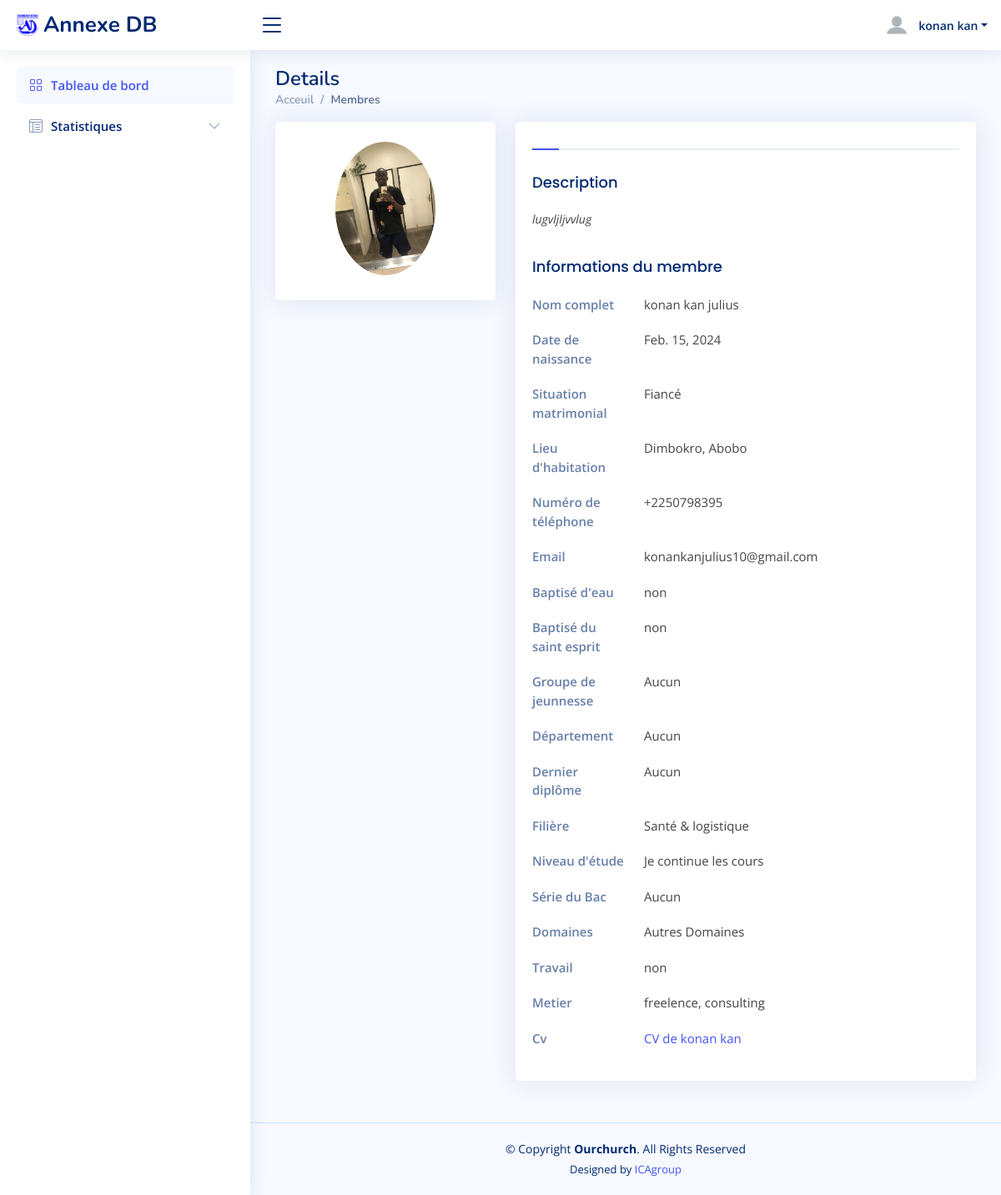
/3/ (signed in), run on the app's committed database.
### comptes/models.py (models this page shows)
class professionnal(models.Model):
    user = models.ForeignKey(User ,null=True, blank=True, on_delete=models.CASCADE)
    working = models.CharField(max_length=3)
    jobs = models.CharField(max_length=80)
    jobs_description = models.TextField(blank=True, default=None)
    cv = models.FileField(upload_to='PDF/CV/', null=True)
    image_de_profil = models.ImageField(upload_to='Pictures/profil', null=True)

class Person(models.Model):
    user = models.ForeignKey(User ,null=True, blank=True, on_delete=models.CASCADE)
    birthday = models.DateField(auto_now=False, auto_now_add=False)
    living_town = models.CharField(max_length=50)
    commune = models.CharField(max_length=50)
    number = models.CharField(max_length=10)
    status = models.CharField(max_length=15)
    domaines = models.CharField(max_length=80)
    genre = models.CharField(max_length=10)

class spirit(models.Model):
    user = models.ForeignKey(User ,null=True, blank=True, on_delete=models.CASCADE)
    young_crue = models.CharField(max_length=15)
    department = models.CharField(max_length=50)
    water_baptem = models.CharField(max_length=3)
    spirit_baptem = models.CharField(max_length=3)

class scolaire(models.Model):
    user = models.ForeignKey(User ,null=True, blank=True, on_delete=models.CASCADE)
    school_level = models.CharField(max_length=50)
    last_diplom = models.CharField(max_length=50)
    type_bac = models.CharField(max_length=1)
    fields = models.CharField(max_length=200)

### comptes/views.py (the view)
# urls.py: path('<int:user_id>/', views.details, name="details"),
@login_required
def details(request, user_id):
    if not request.user.is_authenticated:
        return redirect('connexion')
    context = {
        'person': get_object_or_404(Person, pk=user_id),
        'spirit': get_object_or_404(spirit, pk=user_id),
        'scolaire': get_object_or_404(scolaire, pk=user_id),
        'professionnal': get_object_or_404(professionnal, pk=user_id),
    }
    return render(request, 'pages/details.html', context)

### comptes/templates/pages/details.html (shortened to what this page needs)
{% load static %}
{% include 'main/header/header.html' %}
<body>
    <header>
    {% include 'main/menu/menu.html' %}
    </header>
    <main id="main" class="main">
        <div class="pagetitle">
          <h1>Details</h1>
          <nav>
            <ol class="breadcrumb">
              <li class="breadcrumb-item"><a href="{% url 'index' %}">Acceuil</a></li>
              <li class="breadcrumb-item active">Membres</li>
            </ol>
          </nav>
        </div>
        <section class="section profile">
          <div class="row">
            <div class="col-xl-4">
              <div class="card">
                <div class="card-body profile-card pt-4 d-flex flex-column align-items-center">
                  <img src="/media/{{professionnal.image_de_profil}}" alt="Profile" class="rounded-circle">
                </div>
              </div>
            </div>
            <div class="col-xl-8">
              <div class="card">
                <div class="card-body pt-3">
                  <ul class="nav nav-tabs nav-tabs-bordered">
                    <li class="nav-item">
                      <button class="nav-link active" data-bs-toggle="tab" data-bs-target="#profile-overview"></button>
                    </li>
                    <li class="nav-item">
                      <button class="nav-link" data-bs-toggle="tab" data-bs-target="#profile-overview"></button>
                    </li>
                    <li class="nav-item">
                      <button class="nav-link" data-bs-toggle="tab" data-bs-target="#profile-overview"></button>
                    </li>
                    <li class="nav-item">
                      <button class="nav-link" data-bs-toggle="tab" data-bs-target="#profile-overview"></button>
                    </li>
                  </ul>
                  <div class="tab-content pt-2">
                    <div class="tab-pane fade show active profile-overview" id="profile-overview">
                      <h5 class="card-title">Description</h5>
                      <p class="small fst-italic">{{professionnal.jobs_description}}</p>
                      <h5 class="card-title">Informations du membre</h5>
                      <div class="row">
                        <div class="col-lg-3 col-md-4 label ">Nom complet</div>
                        <div class="col-lg-9 col-md-8">{{person.user.last_name}} {{person.user.first_name}}</div>
                      </div>
                      <div class="row">
                        <div class="col-lg-3 col-md-4 label ">Date de naissance</div>
                        <div class="col-lg-9 col-md-8">{{person.birthday}}</div>
                      </div>
                      <div class="row">
                        <div class="col-lg-3 col-md-4 label ">Situation matrimonial</div>
                        <div class="col-lg-9 col-md-8">{{person.status}}</div>
                      </div>
                      <div class="row">
                        <div class="col-lg-3 col-md-4 label">Lieu d'habitation</div>
                        <div class="col-lg-9 col-md-8">{{person.living_town}}, {{person.commune}}</div>
                      </div>
                      <div class="row">
                        <div class="col-lg-3 col-md-4 label">Numéro de téléphone</div>
                        <div class="col-lg-9 col-md-8">{{person.number}}</div>
                      </div>
                      <div class="row">
                        <div class="col-lg-3 col-md-4 label">Email</div>
                        <div class="col-lg-9 col-md-8">{{person.user.email}}</div>
                      </div>
                      <div class="row">
                        <div class="col-lg-3 col-md-4 label">Baptisé d'eau</div>
                        <div class="col-lg-9 col-md-8">{{spirit.water_baptem}}</div>
                      </div>
                      <div class="row">
                        <div class="col-lg-3 col-md-4 label">Baptisé du saint esprit</div>
                        <div class="col-lg-9 col-md-8">{{spirit.spirit_baptem}}</div>
                      </div>
                      <div class="row">
                        <div class="col-lg-3 col-md-4 label">Groupe de jeunnesse</div>
                        <div class="col-lg-9 col-md-8">{{spirit.department}} </div>
                      </div>
                      <div class="row">
                        <div class="col-lg-3 col-md-4 label">Département</div>
                        <div class="col-lg-9 col-md-8">{{spirit.young_crue}}</div>
                      </div>
                      <div class="row">
                        <div class="col-lg-3 col-md-4 label">Dernier diplôme</div>
                        <div class="col-lg-9 col-md-8">{{scolaire.last_diplom}}</div>
                      </div>
                      <div class="row">
                        <div class="col-lg-3 col-md-4 label">Filière</div>
                        <div class="col-lg-9 col-md-8">{{scolaire.fields}}</div>
                      </div>
                      <div class="row">
                        <div class="col-lg-3 col-md-4 label">Niveau d'étude</div>
                        <div class="col-lg-9 col-md-8">{{scolaire.school_level}} </div>
                      </div>
                      <div class="row">
                        <div class="col-lg-3 col-md-4 label">Série du Bac</div>
                        <div class="col-lg-9 col-md-8">{{scolaire.type_bac}}</div>
                      </div>
                      <div class="row">
                        <div class="col-lg-3 col-md-4 label">Domaines</div>
                        <div class="col-lg-9 col-md-8">{{person.domaines}}</div>
                      </div>
                      <div class="row">
                        <div class="col-lg-3 col-md-4 label">Travail</div>
                        <div class="col-lg-9 col-md-8">{{professionnal.working}} </div>
                      </div>
                      <div class="row">
                        <div class="col-lg-3 col-md-4 label">Metier</div>
                        <div class="col-lg-9 col-md-8">{{professionnal.jobs}}</div>
                      </div>
                      <div class="row">
                        <div class="col-lg-3 col-md-4 label">Cv</div>
                        <div class="col-lg-9 col-md-8"><a href="/media/{{professionnal.cv}}" target="_blank" >CV de {{person.user.last_name}}</a></div>
                      </div>
                    </div>
                  </div>
                </div>
              </div>
            </div>
          </div>
        </section>
      </main>
    <footer>
        {% include 'main/footer/footer.html' %}
    </footer>
</body>

### comptes/templates/main/menu/menu.html (shortened to what this page needs)
{% load static %}
<header id="header" class="header fixed-top d-flex align-items-center">
  <div class="d-flex align-items-center justify-content-between">
    <a href="{% url 'index' %}" class="logo d-flex align-items-center">
      <img src="{% static 'assets/img/logo.png'%}" alt="">
      <span class="d-none d-lg-block">Annexe DB</span>
    </a>
    <i class="bi bi-list toggle-sidebar-btn"></i>
  </div>
  <nav class="header-nav ms-auto">
    <ul class="d-flex align-items-center">
      <li class="nav-item dropdown pe-3">
        <a class="nav-link nav-profile d-flex align-items-center pe-0" href="#" data-bs-toggle="dropdown">
          <img src="{% static 'assets/img/profil.png'%}" alt="Profile" class="rounded-circle">
          <span class="d-none d-md-block dropdown-toggle ps-2">{{user.last_name}}</span>
        </a>
      </li>
    </ul>
  </nav>
</header>
<aside id="sidebar" class="sidebar">
  <ul class="sidebar-nav" id="sidebar-nav">
    <li class="nav-item">
      <a class="nav-link " href="{% url 'index'%}">
        <i class="bi bi-grid"></i>
        <span>Tableau de bord</span>
      </a>
    </li>
    <li class="nav-item">
      <a class="nav-link collapsed" data-bs-target="#tables-nav" data-bs-toggle="collapse" href="#">
        <i class="bi bi-layout-text-window-reverse"></i><span>Statistiques</span><i class="bi bi-chevron-down ms-auto"></i>
      </a>
    </li>
  </ul>
</aside>

### comptes/static/assets/css/style.css (style rules this page uses)
:root { scroll-behavior: smooth; }
body { font-family: "Open Sans", sans-serif; background: #f6f9ff; color: #444444; }
a { color: #4154f1; text-decoration: none; }
h1, h2, h3, h4, h5, h6 { font-family: "Nunito", sans-serif; }
#main { margin-top: 60px; padding: 20px 30px; transition: all 0.3s; }
.pagetitle { margin-bottom: 10px; }
.pagetitle h1 { font-size: 24px; margin-bottom: 0; font-weight: 600; color: #012970; }
.card { margin-bottom: 30px; border: none; border-radius: 5px; box-shadow: 0px 0 30px rgba(1, 41, 112, 0.1); }
.card-title { padding: 20px 0 15px 0; font-size: 18px; font-weight: 500; color: #012970; font-family: "Poppins", sans-serif; }
.card-body { padding: 0 20px 20px 20px; }
.breadcrumb { font-size: 14px; font-family: "Nunito", sans-serif; color: #899bbd; font-weight: 600; }
.breadcrumb a { color: #899bbd; transition: 0.3s; }
.breadcrumb .breadcrumb-item::before { color: #899bbd; }
.breadcrumb .active { color: #51678f; font-weight: 600; }
.nav-tabs-bordered { border-bottom: 2px solid #ebeef4; }
.nav-tabs-bordered .nav-link { margin-bottom: -2px; border: none; color: #2c384e; }
.nav-tabs-bordered .nav-link.active { background-color: #fff; color: #4154f1; border-bottom: 2px solid #4154f1; }
.logo { line-height: 1; }
@media (min-width: 1200px) { .logo { width: 280px; } }
.logo img { max-height: 26px; margin-right: 6px; }
.logo span { font-size: 26px; font-weight: 700; color: #012970; font-family: "Nunito", sans-serif; }
.header { transition: all 0.5s; z-index: 997; height: 60px; box-shadow: 0px 2px 20px rgba(1, 41, 112, 0.1); background-color: #fff; padding-left: 20px; }
.header .toggle-sidebar-btn { font-size: 32px; padding-left: 10px; cursor: pointer; color: #012970; }
.header-nav ul { list-style: none; }
.header-nav>ul { margin: 0; padding: 0; }
.header-nav .nav-profile { color: #012970; }
.header-nav .nav-profile img { max-height: 36px; }
.header-nav .nav-profile span { font-size: 14px; font-weight: 600; }
.sidebar { position: fixed; top: 60px; left: 0; bottom: 0; width: 300px; z-index: 996; transition: all 0.3s; padding: 20px; overflow-y: auto; scrollbar-width: thin; scrollbar-color: #aab7cf transparent; box-shadow: 0px 0px 20px rgba(1, 41, 112, 0.1); background-color: #fff; }
@media (min-width: 1200px) { #main, #footer { margin-left: 300px; } }
.sidebar-nav { padding: 0; margin: 0; list-style: none; }
.sidebar-nav li { padding: 0; margin: 0; list-style: none; }
.sidebar-nav .nav-item { margin-bottom: 5px; }
.sidebar-nav .nav-link { display: flex; align-items: center; font-size: 15px; font-weight: 600; color: #4154f1; transition: 0.3; background: #f6f9ff; padding: 10px 15px; border-radius: 4px; }
.sidebar-nav .nav-link i { font-size: 16px; margin-right: 10px; color: #4154f1; }
.sidebar-nav .nav-link.collapsed { color: #012970; background: #fff; }
.sidebar-nav .nav-link.collapsed i { color: #899bbd; }
.sidebar-nav .nav-link .bi-chevron-down { margin-right: 0; transition: transform 0.2s ease-in-out; }
.profile .profile-card img { max-width: 120px; }
.profile .profile-overview .row { margin-bottom: 20px; font-size: 15px; }
.profile .profile-overview .card-title { color: #012970; }
.profile .profile-overview .label { font-weight: 600; color: rgba(1, 41, 112, 0.6); }

### data on the page
professionnal: image_de_profil (picture), jobs_description "lugvljljvvlug", working "non", jobs "freelence, consulting"
Person: user.last_name "konan kan", user.first_name "julius", birthday "Feb. 15, 2024", status "Fiancé", living_town "Dimbokro", commune "Abobo", number "+2250798395", user.email "konankanjulius10@gmail.com", domaines "Autres Domaines"
spirit: water_baptem "non", spirit_baptem "non", department "Aucun", young_crue "Aucun"
scolaire: last_diplom "Aucun", fields "Santé & logistique", school_level "Je continue les cours", type_bac "Aucun"

### other printed values
{{ user.last_name }} "konan kan"
